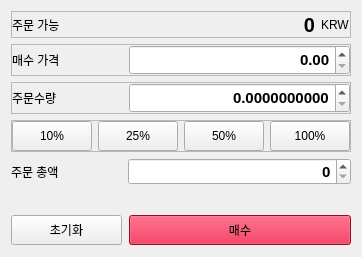
               <widget class="QWidget" name="page_1">
                <layout class="QVBoxLayout" name="verticalLayout_10">
                 <property name="leftMargin">
                  <number>11</number>
                 </property>
                 <property name="topMargin">
                  <number>11</number>
                 </property>
                 <property name="rightMargin">
                  <number>11</number>
                 </property>
                 <item>
                  <widget class="QFrame" name="frame_16">
                   <property name="frameShape">
                    <enum>QFrame::StyledPanel</enum>
                   </property>
                   <property name="frameShadow">
                    <enum>QFrame::Raised</enum>
                   </property>
                   <layout class="QHBoxLayout" name="horizontalLayout_25" stretch="0,2,0">
                    <property name="leftMargin">
                     <number>0</number>
                    </property>
                    <property name="topMargin">
                     <number>1</number>
                    </property>
                    <property name="rightMargin">
                     <number>0</number>
                    </property>
                    <property name="bottomMargin">
                     <number>0</number>
                    </property>
                    <item>
                     <widget class="QLabel" name="label_28">
                      <property name="layoutDirection">
                       <enum>Qt::LeftToRight</enum>
                      </property>
                      <property name="styleSheet">
                       <string notr="true"/>
                      </property>
                      <property name="text">
                       <string>주문 가능</string>
                      </property>
                     </widget>
                    </item>
                    <item>
                     <widget class="QLabel" name="buy_orderable_1">
                      <property name="font">
                       <font>
                        <pointsize>15</pointsize>
                        <weight>75</weight>
                        <bold>true</bold>
                       </font>
                      </property>
                      <property name="text">
                       <string>0</string>
                      </property>
                      <property name="alignment">
                       <set>Qt::AlignRight|Qt::AlignTrailing|Qt::AlignVCenter</set>
                      </property>
                     </widget>
                    </item>
                    <item>
                     <widget class="QLabel" name="buy_krw">
                      <property name="layoutDirection">
                       <enum>Qt::LeftToRight</enum>
                      </property>
                      <property name="text">
                       <string>KRW</string>
                      </property>
                      <property name="alignment">
                       <set>Qt::AlignLeading|Qt::AlignLeft|Qt::AlignVCenter</set>
                      </property>
                     </widget>
                    </item>
                   </layout>
                  </widget>
                 </item>
                 <item>
                  <widget class="QFrame" name="frame_17">
                   <property name="frameShape">
                    <enum>QFrame::StyledPanel</enum>
                   </property>
                   <property name="frameShadow">
                    <enum>QFrame::Raised</enum>
                   </property>
                   <layout class="QHBoxLayout" name="horizontalLayout_28" stretch="1,2">
                    <property name="leftMargin">
                     <number>0</number>
                    </property>
                    <property name="topMargin">
                     <number>0</number>
                    </property>
                    <property name="rightMargin">
                     <number>0</number>
                    </property>
                    <property name="bottomMargin">
                     <number>0</number>
                    </property>
                    <item>
                     <widget class="QLabel" name="label_30">
                      <property name="text">
                       <string>매수 가격</string>
                      </property>
                     </widget>
                    </item>
                    <item>
                     <widget class="QDoubleSpinBox" name="buy_price_1">
                      <property name="minimumSize">
                       <size>
                        <width>34</width>
                        <height>30</height>
                       </size>
                      </property>
                      <property name="font">
                       <font>
                        <pointsize>11</pointsize>
                        <weight>75</weight>
                        <bold>true</bold>
                       </font>
                      </property>
                      <property name="alignment">
                       <set>Qt::AlignRight|Qt::AlignTrailing|Qt::AlignVCenter</set>
                      </property>
                      <property name="showGroupSeparator" stdset="0">
                       <bool>true</bool>
                      </property>
                      <property name="prefix">
                       <string/>
                      </property>
                      <property name="decimals">
                       <number>2</number>
                      </property>
                      <property name="minimum">
                       <double>0.000000000000000</double>
                      </property>
                      <property name="maximum">
                       <double>1000000000000000.000000000000000</double>
                      </property>
                      <property name="value">
                       <double>0.000000000000000</double>
                      </property>
                     </widget>
                    </item>
                   </layout>
                  </widget>
                 </item>
                 <item>
                  <widget class="QFrame" name="frame_18">
                   <property name="frameShape">
                    <enum>QFrame::StyledPanel</enum>
                   </property>
                   <property name="frameShadow">
                    <enum>QFrame::Raised</enum>
                   </property>
                   <layout class="QHBoxLayout" name="horizontalLayout_4" stretch="1,2">
                    <property name="leftMargin">
                     <number>0</number>
                    </property>
                    <property name="topMargin">
                     <number>0</number>
                    </property>
                    <property name="rightMargin">
                     <number>0</number>
                    </property>
                    <property name="bottomMargin">
                     <number>0</number>
                    </property>
                    <item>
                     <widget class="QLabel" name="label_31">
                      <property name="text">
                       <string>주문수량</string>
                      </property>
                     </widget>
                    </item>
                    <item>
                     <widget class="QDoubleSpinBox" name="buy_volume_1">
                      <property name="minimumSize">
                       <size>
                        <width>34</width>
                        <height>30</height>
                       </size>
                      </property>
                      <property name="font">
                       <font>
                        <pointsize>11</pointsize>
                        <weight>75</weight>
                        <bold>true</bold>
                       </font>
                      </property>
                      <property name="alignment">
                       <set>Qt::AlignRight|Qt::AlignTrailing|Qt::AlignVCenter</set>
                      </property>
                      <property name="showGroupSeparator" stdset="0">
                       <bool>true</bool>
                      </property>
                      <property name="prefix">
                       <string/>
                      </property>
                      <property name="decimals">
                       <number>10</number>
                      </property>
                      <property name="minimum">
                       <double>0.000000000000000</double>
                      </property>
                      <property name="maximum">
                       <double>1000000000000000.000000000000000</double>
                      </property>
                      <property name="value">
                       <double>0.000000000000000</double>
                      </property>
                     </widget>
                    </item>
                   </layout>
                  </widget>
                 </item>
                 <item>
                  <widget class="QFrame" name="frame_19">
                   <property name="frameShape">
                    <enum>QFrame::StyledPanel</enum>
                   </property>
                   <property name="frameShadow">
                    <enum>QFrame::Raised</enum>
                   </property>
                   <layout class="QHBoxLayout" name="horizontalLayout_15">
                    <property name="leftMargin">
                     <number>0</number>
                    </property>
                    <property name="topMargin">
                     <number>0</number>
                    </property>
                    <property name="rightMargin">
                     <number>0</number>
                    </property>
                    <property name="bottomMargin">
                     <number>0</number>
                    </property>
                    <item>
                     <widget class="QPushButton" name="buy_ten_1">
                      <property name="minimumSize">
                       <size>
                        <width>0</width>
                        <height>30</height>
                       </size>
                      </property>
                      <property name="text">
                       <string>10%</string>
                      </property>
                     </widget>
                    </item>
                    <item>
                     <widget class="QPushButton" name="buy_twenty_fifth_1">
                      <property name="minimumSize">
                       <size>
                        <width>0</width>
                        <height>30</height>
                       </size>
                      </property>
                      <property name="text">
                       <string>25%</string>
                      </property>
                     </widget>
                    </item>
                    <item>
                     <widget class="QPushButton" name="buy_fifty_1">
                      <property name="minimumSize">
                       <size>
                        <width>0</width>
                        <height>30</height>
                       </size>
                      </property>
                      <property name="text">
                       <string>50%</string>
                      </property>
                     </widget>
                    </item>
                    <item>
                     <widget class="QPushButton" name="buy_hundred_1">
                      <property name="minimumSize">
                       <size>
                        <width>0</width>
                        <height>30</height>
                       </size>
                      </property>
                      <property name="text">
                       <string>100%</string>
                      </property>
                     </widget>
                    </item>
                   </layout>
                  </widget>
                 </item>
                 <item>
                  <widget class="QFrame" name="horizontalFrame_10">
                   <layout class="QHBoxLayout" name="horizontalLayout_16" stretch="1,2">
                    <property name="leftMargin">
                     <number>0</number>
                    </property>
                    <property name="topMargin">
                     <number>0</number>
                    </property>
                    <property name="rightMargin">
                     <number>0</number>
                    </property>
                    <property name="bottomMargin">
                     <number>0</number>
                    </property>
                    <item>
                     <widget class="QLabel" name="label_11">
                      <property name="text">
                       <string>주문 총액</string>
                      </property>
                     </widget>
                    </item>
                    <item>
                     <widget class="QDoubleSpinBox" name="buy_total_price_1">
                      <property name="maximumSize">
                       <size>
                        <width>16777215</width>
                        <height>30</height>
                       </size>
                      </property>
                      <property name="font">
                       <font>
                        <pointsize>11</pointsize>
                        <weight>75</weight>
                        <bold>true</bold>
                       </font>
                      </property>
                      <property name="alignment">
                       <set>Qt::AlignRight|Qt::AlignTrailing|Qt::AlignVCenter</set>
                      </property>
                      <property name="showGroupSeparator" stdset="0">
                       <bool>true</bool>
                      </property>
                      <property name="decimals">
                       <number>0</number>
                      </property>
                      <property name="maximum">
                       <double>1000000000000000019884624838656.000000000000000</double>
                      </property>
                     </widget>
                    </item>
                   </layout>
                  </widget>
                 </item>
                 <item>
                  <widget class="QFrame" name="horizontalFrame">
                   <layout class="QHBoxLayout" name="horizontalLayout_2"/>
                  </widget>
                 </item>
                 <item>
                  <widget class="QFrame" name="horizontalFrame_11">
                   <layout class="QHBoxLayout" name="horizontalLayout_17" stretch="1,2">
                    <property name="spacing">
                     <number>7</number>
                    </property>
                    <property name="leftMargin">
                     <number>0</number>
                    </property>
                    <property name="topMargin">
                     <number>0</number>
                    </property>
                    <property name="rightMargin">
                     <number>0</number>
                    </property>
                    <property name="bottomMargin">
                     <number>1</number>
                    </property>
                    <item>
                     <widget class="QPushButton" name="buy_reset_1">
                      <property name="minimumSize">
                       <size>
                        <width>0</width>
                        <height>30</height>
                       </size>
                      </property>
                      <property name="styleSheet">
                       <string notr="true"/>
                      </property>
                      <property name="text">
                       <string>초기화</string>
                      </property>
                     </widget>
                    </item>
                    <item>
                     <widget class="QPushButton" name="buy_buy_btn_1">
                      <property name="minimumSize">
                       <size>
                        <width>0</width>
                        <height>30</height>
                       </size>
                      </property>
                      <property name="styleSheet">
                       <string notr="true">QPushButton {	
	background-color: #d80e35;
}
QPushButton:pressed {	
	/*background-color: rgb(60, 60, 60);*/
	background-color: #a20826;
}
QPushButton:hover{
	background-color: #aa0a29;
}
</string>
                      </property>
                      <property name="text">
                       <string>매수</string>
                      </property>
                      <property name="checkable">
                       <bool>false</bool>
                      </property>
                      <property name="autoDefault">
                       <bool>false</bool>
                      </property>
                     </widget>
                    </item>
                   </layout>
                  </widget>
                 </item>
                </layout>
               </widget>
